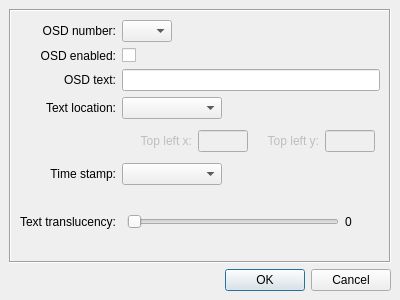
<ui version="4.0" >
 <class>SmoDialog</class>
 <widget class="QDialog" name="SmoDialog" >
  <property name="geometry" >
   <rect>
    <x>0</x>
    <y>0</y>
    <width>400</width>
    <height>300</height>
   </rect>
  </property>
  <property name="windowTitle" >
   <string>Dialog</string>
  </property>
  <layout class="QVBoxLayout" >
   <property name="margin" >
    <number>9</number>
   </property>
   <property name="spacing" >
    <number>6</number>
   </property>
   <item>
    <widget class="QFrame" name="frame" >
     <property name="frameShape" >
      <enum>QFrame::Box</enum>
     </property>
     <property name="frameShadow" >
      <enum>QFrame::Sunken</enum>
     </property>
     <layout class="QGridLayout" >
      <property name="margin" >
       <number>9</number>
      </property>
      <property name="spacing" >
       <number>6</number>
      </property>
      <item row="0" column="1" >
       <layout class="QHBoxLayout" >
        <property name="margin" >
         <number>0</number>
        </property>
        <property name="spacing" >
         <number>6</number>
        </property>
        <item>
         <widget class="QComboBox" name="osdNumberCombo" >
          <property name="maximumSize" >
           <size>
            <width>50</width>
            <height>16777215</height>
           </size>
          </property>
         </widget>
        </item>
        <item>
         <spacer>
          <property name="orientation" >
           <enum>Qt::Horizontal</enum>
          </property>
          <property name="sizeHint" >
           <size>
            <width>40</width>
            <height>20</height>
           </size>
          </property>
         </spacer>
        </item>
       </layout>
      </item>
      <item row="0" column="0" >
       <widget class="QLabel" name="osdNumberLabel" >
        <property name="text" >
         <string>OSD number:</string>
        </property>
        <property name="alignment" >
         <set>Qt::AlignRight|Qt::AlignTrailing|Qt::AlignVCenter</set>
        </property>
       </widget>
      </item>
      <item row="2" column="0" >
       <widget class="QLabel" name="label_1" >
        <property name="text" >
         <string>OSD text:</string>
        </property>
        <property name="alignment" >
         <set>Qt::AlignRight|Qt::AlignTrailing|Qt::AlignVCenter</set>
        </property>
       </widget>
      </item>
      <item row="1" column="0" >
       <widget class="QLabel" name="label" >
        <property name="text" >
         <string>OSD enabled:</string>
        </property>
        <property name="alignment" >
         <set>Qt::AlignRight|Qt::AlignTrailing|Qt::AlignVCenter</set>
        </property>
       </widget>
      </item>
      <item row="2" column="1" >
       <widget class="QLineEdit" name="osdTextEdit" >
        <property name="sizePolicy" >
         <sizepolicy>
          <hsizetype>7</hsizetype>
          <vsizetype>0</vsizetype>
          <horstretch>0</horstretch>
          <verstretch>0</verstretch>
         </sizepolicy>
        </property>
        <property name="minimumSize" >
         <size>
          <width>0</width>
          <height>0</height>
         </size>
        </property>
        <property name="text" >
         <string/>
        </property>
       </widget>
      </item>
      <item row="5" column="0" >
       <widget class="QLabel" name="label_4" >
        <property name="text" >
         <string>Time stamp:</string>
        </property>
        <property name="alignment" >
         <set>Qt::AlignRight|Qt::AlignTrailing|Qt::AlignVCenter</set>
        </property>
       </widget>
      </item>
      <item row="4" column="1" >
       <layout class="QHBoxLayout" >
        <property name="margin" >
         <number>5</number>
        </property>
        <property name="spacing" >
         <number>6</number>
        </property>
        <item>
         <widget class="QLabel" name="osdLocXLabel" >
          <property name="enabled" >
           <bool>false</bool>
          </property>
          <property name="text" >
           <string>Top left x:</string>
          </property>
          <property name="alignment" >
           <set>Qt::AlignRight|Qt::AlignTrailing|Qt::AlignVCenter</set>
          </property>
         </widget>
        </item>
        <item>
         <widget class="QLineEdit" name="osdLocXEdit" >
          <property name="enabled" >
           <bool>false</bool>
          </property>
          <property name="sizePolicy" >
           <sizepolicy>
            <hsizetype>0</hsizetype>
            <vsizetype>0</vsizetype>
            <horstretch>0</horstretch>
            <verstretch>0</verstretch>
           </sizepolicy>
          </property>
          <property name="maximumSize" >
           <size>
            <width>50</width>
            <height>16777215</height>
           </size>
          </property>
          <property name="maxLength" >
           <number>4</number>
          </property>
         </widget>
        </item>
        <item>
         <widget class="QLabel" name="osdLocYLabel" >
          <property name="enabled" >
           <bool>false</bool>
          </property>
          <property name="text" >
           <string>Top left y:</string>
          </property>
          <property name="alignment" >
           <set>Qt::AlignRight|Qt::AlignTrailing|Qt::AlignVCenter</set>
          </property>
         </widget>
        </item>
        <item>
         <widget class="QLineEdit" name="osdLocYEdit" >
          <property name="enabled" >
           <bool>false</bool>
          </property>
          <property name="sizePolicy" >
           <sizepolicy>
            <hsizetype>0</hsizetype>
            <vsizetype>0</vsizetype>
            <horstretch>0</horstretch>
            <verstretch>0</verstretch>
           </sizepolicy>
          </property>
          <property name="maximumSize" >
           <size>
            <width>50</width>
            <height>16777215</height>
           </size>
          </property>
          <property name="maxLength" >
           <number>4</number>
          </property>
         </widget>
        </item>
       </layout>
      </item>
      <item row="3" column="1" >
       <layout class="QHBoxLayout" >
        <property name="margin" >
         <number>0</number>
        </property>
        <property name="spacing" >
         <number>6</number>
        </property>
        <item>
         <widget class="QComboBox" name="osdLocationCombo" >
          <property name="minimumSize" >
           <size>
            <width>100</width>
            <height>0</height>
           </size>
          </property>
          <property name="maximumSize" >
           <size>
            <width>150</width>
            <height>16777215</height>
           </size>
          </property>
          <property name="sizeAdjustPolicy" >
           <enum>QComboBox::AdjustToContents</enum>
          </property>
         </widget>
        </item>
        <item>
         <spacer>
          <property name="orientation" >
           <enum>Qt::Horizontal</enum>
          </property>
          <property name="sizeHint" >
           <size>
            <width>40</width>
            <height>20</height>
           </size>
          </property>
         </spacer>
        </item>
       </layout>
      </item>
      <item row="3" column="0" >
       <widget class="QLabel" name="label_2" >
        <property name="text" >
         <string>Text location:</string>
        </property>
        <property name="alignment" >
         <set>Qt::AlignRight|Qt::AlignTrailing|Qt::AlignVCenter</set>
        </property>
       </widget>
      </item>
      <item row="1" column="1" >
       <widget class="QCheckBox" name="osdEnabledCheckBox" >
        <property name="sizePolicy" >
         <sizepolicy>
          <hsizetype>0</hsizetype>
          <vsizetype>0</vsizetype>
          <horstretch>0</horstretch>
          <verstretch>0</verstretch>
         </sizepolicy>
        </property>
        <property name="text" >
         <string/>
        </property>
       </widget>
      </item>
      <item row="5" column="1" >
       <layout class="QHBoxLayout" >
        <property name="margin" >
         <number>0</number>
        </property>
        <property name="spacing" >
         <number>6</number>
        </property>
        <item>
         <widget class="QComboBox" name="osdDtsFormatCombo" >
          <property name="sizePolicy" >
           <sizepolicy>
            <hsizetype>5</hsizetype>
            <vsizetype>0</vsizetype>
            <horstretch>0</horstretch>
            <verstretch>0</verstretch>
           </sizepolicy>
          </property>
          <property name="minimumSize" >
           <size>
            <width>100</width>
            <height>0</height>
           </size>
          </property>
          <property name="maximumSize" >
           <size>
            <width>150</width>
            <height>16777215</height>
           </size>
          </property>
          <property name="sizeAdjustPolicy" >
           <enum>QComboBox::AdjustToContents</enum>
          </property>
         </widget>
        </item>
        <item>
         <spacer>
          <property name="orientation" >
           <enum>Qt::Horizontal</enum>
          </property>
          <property name="sizeHint" >
           <size>
            <width>40</width>
            <height>20</height>
           </size>
          </property>
         </spacer>
        </item>
       </layout>
      </item>
      <item row="6" column="0" >
       <widget class="QLabel" name="osdTransLabel" >
        <property name="enabled" >
         <bool>true</bool>
        </property>
        <property name="text" >
         <string>Text translucency:</string>
        </property>
        <property name="alignment" >
         <set>Qt::AlignRight|Qt::AlignTrailing|Qt::AlignVCenter</set>
        </property>
       </widget>
      </item>
      <item row="6" column="1" >
       <layout class="QHBoxLayout" >
        <property name="margin" >
         <number>5</number>
        </property>
        <property name="spacing" >
         <number>6</number>
        </property>
        <item>
         <widget class="QSlider" name="osdTransSlider" >
          <property name="enabled" >
           <bool>true</bool>
          </property>
          <property name="maximum" >
           <number>255</number>
          </property>
          <property name="orientation" >
           <enum>Qt::Horizontal</enum>
          </property>
          <property name="tickPosition" >
           <enum>QSlider::NoTicks</enum>
          </property>
         </widget>
        </item>
        <item>
         <widget class="QLabel" name="osdTransValueLabel" >
          <property name="enabled" >
           <bool>true</bool>
          </property>
          <property name="minimumSize" >
           <size>
            <width>30</width>
            <height>0</height>
           </size>
          </property>
          <property name="text" >
           <string>0</string>
          </property>
          <property name="alignment" >
           <set>Qt::AlignLeading|Qt::AlignLeft|Qt::AlignVCenter</set>
          </property>
         </widget>
        </item>
       </layout>
      </item>
     </layout>
    </widget>
   </item>
   <item>
    <widget class="QDialogButtonBox" name="buttonBox" >
     <property name="orientation" >
      <enum>Qt::Horizontal</enum>
     </property>
     <property name="standardButtons" >
      <set>QDialogButtonBox::Cancel|QDialogButtonBox::NoButton|QDialogButtonBox::Ok</set>
     </property>
    </widget>
   </item>
  </layout>
 </widget>
 <tabstops>
  <tabstop>osdEnabledCheckBox</tabstop>
  <tabstop>osdTextEdit</tabstop>
  <tabstop>osdLocationCombo</tabstop>
  <tabstop>osdLocXEdit</tabstop>
  <tabstop>osdLocYEdit</tabstop>
  <tabstop>osdDtsFormatCombo</tabstop>
  <tabstop>osdTransSlider</tabstop>
  <tabstop>buttonBox</tabstop>
 </tabstops>
 <resources/>
 <connections>
  <connection>
   <sender>buttonBox</sender>
   <signal>accepted()</signal>
   <receiver>SmoDialog</receiver>
   <slot>accept()</slot>
   <hints>
    <hint type="sourcelabel" >
     <x>248</x>
     <y>254</y>
    </hint>
    <hint type="destinationlabel" >
     <x>157</x>
     <y>274</y>
    </hint>
   </hints>
  </connection>
  <connection>
   <sender>buttonBox</sender>
   <signal>rejected()</signal>
   <receiver>SmoDialog</receiver>
   <slot>reject()</slot>
   <hints>
    <hint type="sourcelabel" >
     <x>316</x>
     <y>260</y>
    </hint>
    <hint type="destinationlabel" >
     <x>286</x>
     <y>274</y>
    </hint>
   </hints>
  </connection>
 </connections>
</ui>
